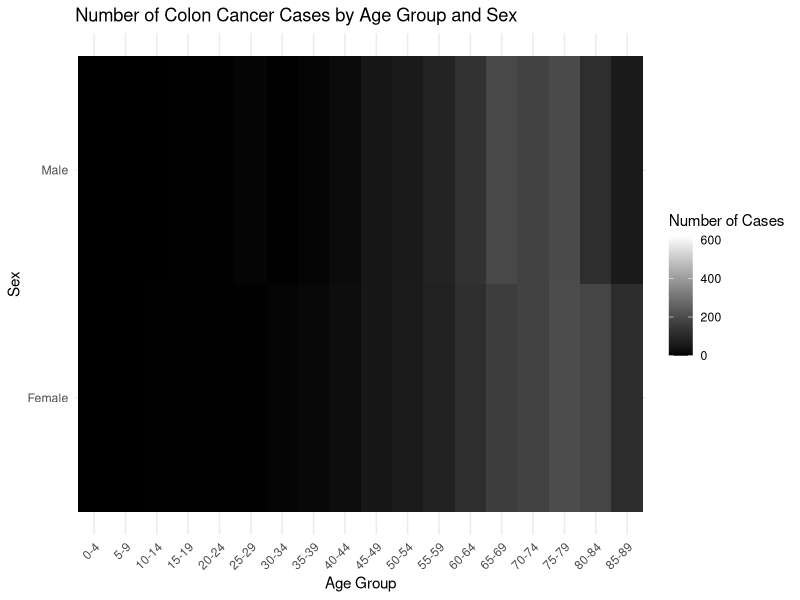
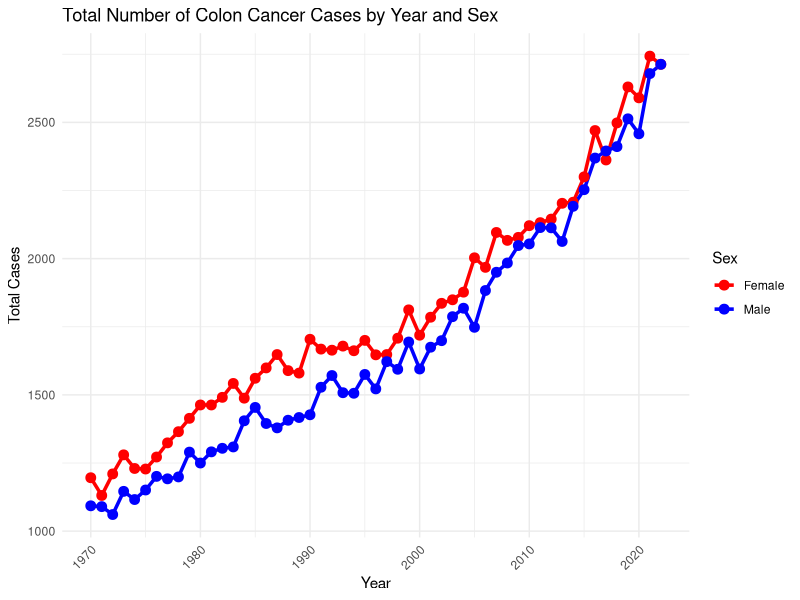

These charts were generated, in order, by the following R code: (Note: this script raises an error after producing the figures.)
## ---- chunk 1
# Install the required package
# install.packages("readr")
# install.packages("ggplot2")
# install.packages("dplyr")

# Load the installed Package
library(readr)
library(ggplot2)
library(dplyr)
## ---- chunk 2
data_cases <- readr::read_tsv("cases.tsv")

# Define the correct order of the age groups
data_cases$agegroup <- factor(data_cases$agegroup, levels = c("0-4", "5-9", "10-14", "15-19", 
                                                              "20-24", "25-29", "30-34", "35-39", 
                                                              "40-44", "45-49", "50-54", "55-59", 
                                                              "60-64", "65-69", "70-74", "75-79", 
                                                              "80-84", "85-89"))
## ---- chunk 3
ggplot(data_cases, aes(x = agegroup, y = sex, fill = n)) +
  geom_tile() +  # Use a tile plot to visualize the count with color
  scale_fill_gradient(low = "black", high = "white") +  # Color scale
  labs(
    title = "Number of Colon Cancer Cases by Age Group and Sex",
    x = "Age Group",
    y = "Sex",
    fill = "Number of Cases"
  ) +
  theme_minimal() +
  theme(axis.text.x = element_text(angle = 45, hjust = 1))
## ---- chunk 4
# Summarize total cases by year and sex
cases_by_year_sex <- data_cases %>%
  group_by(year, sex) %>%
  summarize(total_cases = sum(n, na.rm = TRUE), .groups = "drop")

# Create the plot
ggplot(cases_by_year_sex, aes(x = year, y = total_cases, color = sex, group = sex)) +
  geom_line(size = 1.2) +  # Add a line for each sex
  geom_point(size = 3) +   # Add points for visibility
  scale_color_manual(values = c("Male" = "blue", "Female" = "red")) +
  labs(
    title = "Total Number of Colon Cancer Cases by Year and Sex",
    x = "Year",
    y = "Total Cases",
    color = "Sex"
  ) +
  theme_minimal() +
  theme(axis.text.x = element_text(angle = 45, hjust = 1))

## ---- chunk 5
data_population <- readr::read_tsv("population.tsv")
data_population$agegroup <- factor(data_population$agegroup, levels = c("0-4", "5-9", "10-14", "15-19", 
                                                              "20-24", "25-29", "30-34", "35-39", 
                                                              "40-44", "45-49", "50-54", "55-59", 
                                                              "60-64", "65-69", "70-74", "75-79", 
                                                              "80-84", "85-89"))
## ---- chunk 6
# Summarize total cases by year and sex
population_by_year_sex <- data_population %>%
  group_by(year, sex) %>%
  summarize(total_cases = sum(n, na.rm = TRUE), .groups = "drop")

# Heatmap of population size
ggplot(data_population, aes(x = agegroup, y = factor(year), fill = n_pop)) +
  geom_tile() +
  facet_wrap(~sex) +  # Separate plots for males and females
  scale_fill_gradient(low = "lightblue", high = "darkblue", name = "Population") +
  labs(
    title = "Population Size by Age Group and Year",
    x = "Age Group",
    y = "Year"
  ) +
  theme_minimal() +
  theme(
    axis.text.x = element_text(size = 6, angle = 45, hjust = 1),  # Smaller x-axis text
    axis.text.y = element_text(size = 4)                         # Smaller y-axis text
  )

## ---- chunk 7
# Merge the cases and population data
merged_data <- data_cases %>%
  inner_join(data_population, by = c("year", "agegroup", "sex"))

# Summarize the total cases and population size by year and sex
summary_data <- merged_data %>%
  group_by(year, sex) %>%
  summarize(
    total_cases = sum(n, na.rm = TRUE),
    total_population = sum(n_pop, na.rm = TRUE),
    .groups = "drop"
  )

## ---- chunk 8
# Calculate incidence rate for detailed data
merged_data <- merged_data %>%
  mutate(incidence_rate = n / n_pop * 100000)  # Rate per 100,000 people

# Calculate incidence rate for summarized data
summary_data <- summary_data %>%
  mutate(incidence_rate = total_cases / total_population * 100000)  # Rate per 100,000 people
## ---- chunk 9
# Plot incidence rate over time with smoother (separately for males and females)
ggplot(summary_data, aes(x = year, y = incidence_rate, color = sex)) +
  geom_point(size = 1) +  # Points for visibility
  geom_smooth(method = "loess", span = 0.2, se = FALSE, linetype = "solid") +  # Smoothing with LOESS
  scale_color_manual(values = c("Male" = "blue", "Female" = "red")) +
  labs(
    title = "Colon Cancer Incidence Rate Over Time by Sex",
    x = "Year",
    y = "Incidence Rate (per 100,000)",
    color = "Sex"
  ) +
  theme_minimal() +
  theme(axis.text.x = element_text(angle = 45, hjust = 1))
## ---- chunk 10
# Plot incidence rates over time by sex and age group with smoothed lines
ggplot(merged_data, aes(x = year, y = incidence_rate, color = agegroup, group = agegroup)) +
  geom_point(size = .8) +  # Points for visibility
  geom_smooth(method = "loess", span = 0.2, se = FALSE, linetype = "solid") +  # Smoothing with LOESS
  facet_wrap(~sex) +  # Separate plots for males and females
  scale_color_viridis_d(name = "Age Group") +  # Use viridis color scale for age groups
  labs(
    title = "Colon Cancer Incidence Rate by Sex and Age Group Over Time",
    x = "Year",
    y = "Incidence Rate (per 100,000)",
    color = "Age Group"
  ) +
  theme_minimal() +
  theme(axis.text.x = element_text(angle = 45, hjust = 1)) +
  theme(
    axis.text.x = element_text(angle = 45, hjust = 1),
    legend.key.size = unit(.2, "cm"),  # Reduce size of legend keys (symbols)
    legend.text = element_text(size = 10),  # Reduce size of legend text
    legend.title = element_text(size = 10)  # Adjust size of legend title
  ) 
